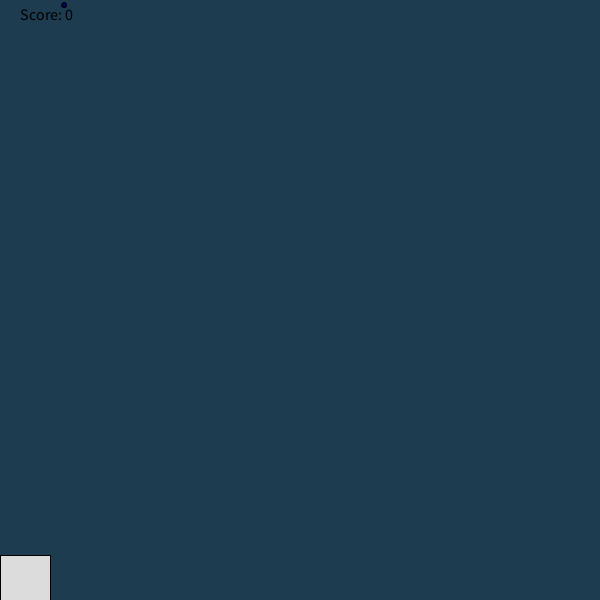
Frame 1 (no input)
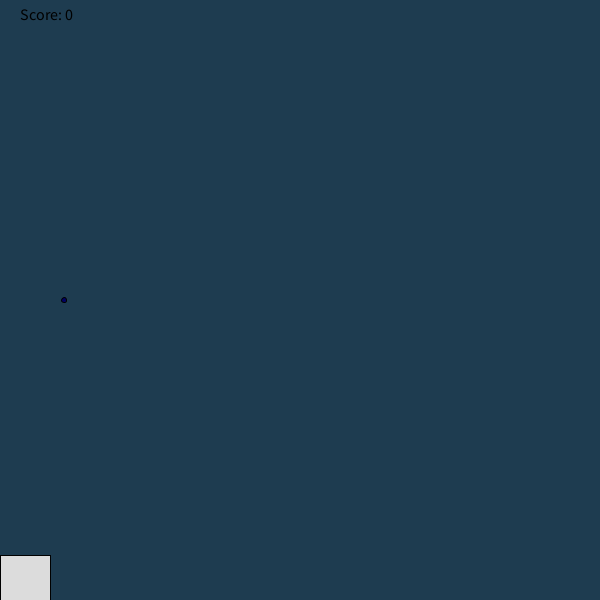
Frame 60 (the mouse pressed at the canvas centre just before this capture)
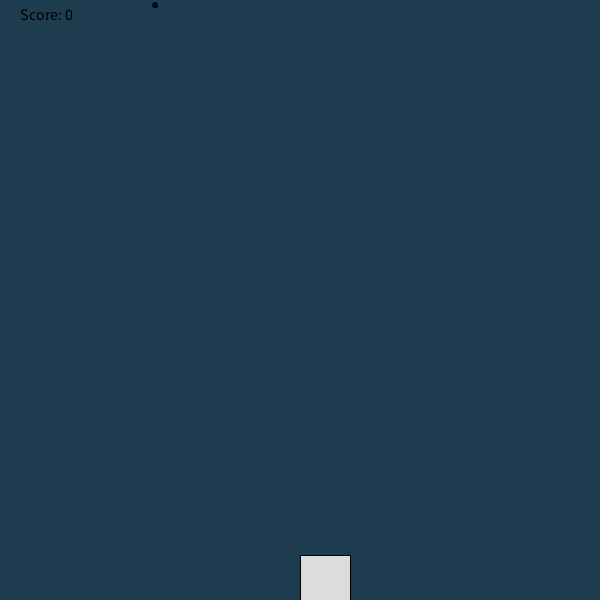
Frame 120 (the mouse held since frame 60 and released just before this capture)

The Processing sketch that drew these frames (run headless with seeded random() and noise(); from frame 60 on, the mouse is pressed at the canvas centre):

// Processing sketch: sketch_180522b
// ── sketch_180522b.pde
int yPosition = 5;
int randomNumber = (int) random(width);
int score = 0;
void setup() {
  size(600,600);
}
void draw(){
  background(30,60,80);
  fill(0,0,100);
  stroke(0,0,0);
  ellipse(randomNumber,yPosition,5,5);
  yPosition = yPosition + 5;
  if (yPosition >= 600){
    yPosition = 5;
    randomNumber = (int) random(width);
  }
  fill(220,220,220);
  stroke(0,0,0);
  rect(mouseX , 555, 50, 45);
  fill(0, 0, 0);
textSize(16);
text("Score: " + score, 20, 20);
  
}

void checkCatch(int x){
     if (x > mouseX && x < mouseX+100)
          score++;
     else if (score > 0)
          score--;
     println("Your score is now: " + score); }
